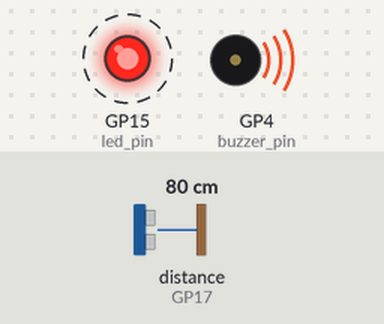
Bench run of a sketch on a simulated Raspberry Pi Pico W. Parts: output pins drawn as LEDs (lit = HIGH), buzzer (waves = sounding, pin HIGH). Wiring (from diagram.json): ultrasonic range finder: trigger GP16; echo GP17. Dashed ring = blinking. Inputs (shaded band) come from the test bench; at power-on: distance to the obstacle (sensor on GP17) 80 cm. The echo pulse lasts 58.3 µs per cm; pins used as bus, display or sensor lines are not drawn.

Above: at 1.28 s.
1.3 s: distance to the obstacle (sensor on GP17) set to 95 cm
4.3 s: distance to the obstacle (sensor on GP17) set to 104 cm
Timing chart, 0 to 13.3 s (numbered marks = the images above; inputs shaded):
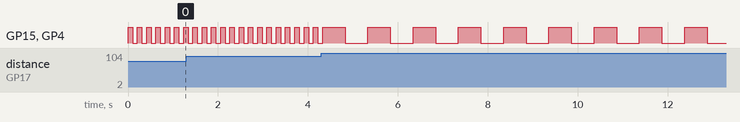

The sketch:

sketch.ino
```cpp
#define trig_pin 16
#define echo_pin 17
#define buzzer_pin 4
#define led_pin 15

void setup() {
  Serial1.begin(9600);
  pinMode(trig_pin, OUTPUT);
  pinMode(echo_pin, INPUT);
  pinMode(led_pin, OUTPUT);
  pinMode(buzzer_pin, OUTPUT);
}
void loop() {
  long distance, duration;
  digitalWrite(trig_pin, LOW);
  delayMicroseconds(2);
  digitalWrite(trig_pin, HIGH);
  delayMicroseconds(10);
  digitalWrite(trig_pin, LOW);
  duration = pulseIn(echo_pin, HIGH);
  distance = (duration / 2) / 29.1;
  if(distance <= 100) {
    digitalWrite(buzzer_pin, HIGH);
    digitalWrite(led_pin, HIGH);
    delay(100);
    digitalWrite(buzzer_pin, LOW);
    digitalWrite(led_pin, LOW);
    delay(100);
  }
  else if(distance <= 200) {
    digitalWrite(buzzer_pin, HIGH);
    digitalWrite(led_pin, HIGH);
    delay(500);
    digitalWrite(buzzer_pin, LOW);
    digitalWrite(led_pin, LOW);
    delay(500);
  }
  else if(distance <= 300) {
    digitalWrite(buzzer_pin, HIGH);
    digitalWrite(led_pin, HIGH);
    delay(1000);
    digitalWrite(buzzer_pin, LOW);
    digitalWrite(led_pin, LOW);
    delay(1000);
  }
  else {
    digitalWrite(buzzer_pin, LOW);
    digitalWrite(led_pin, LOW);
  }
}
```

Measured:
- after the input at 4.3 s, GP15 (led_pin), GP4 (buzzer_pin): alternates HIGH for 0.50 s and LOW for 0.51 s, starting after 0.53 s
- by itself, GP15 (led_pin), GP4 (buzzer_pin): alternates HIGH for 0.10 s and LOW for 0.11 s
